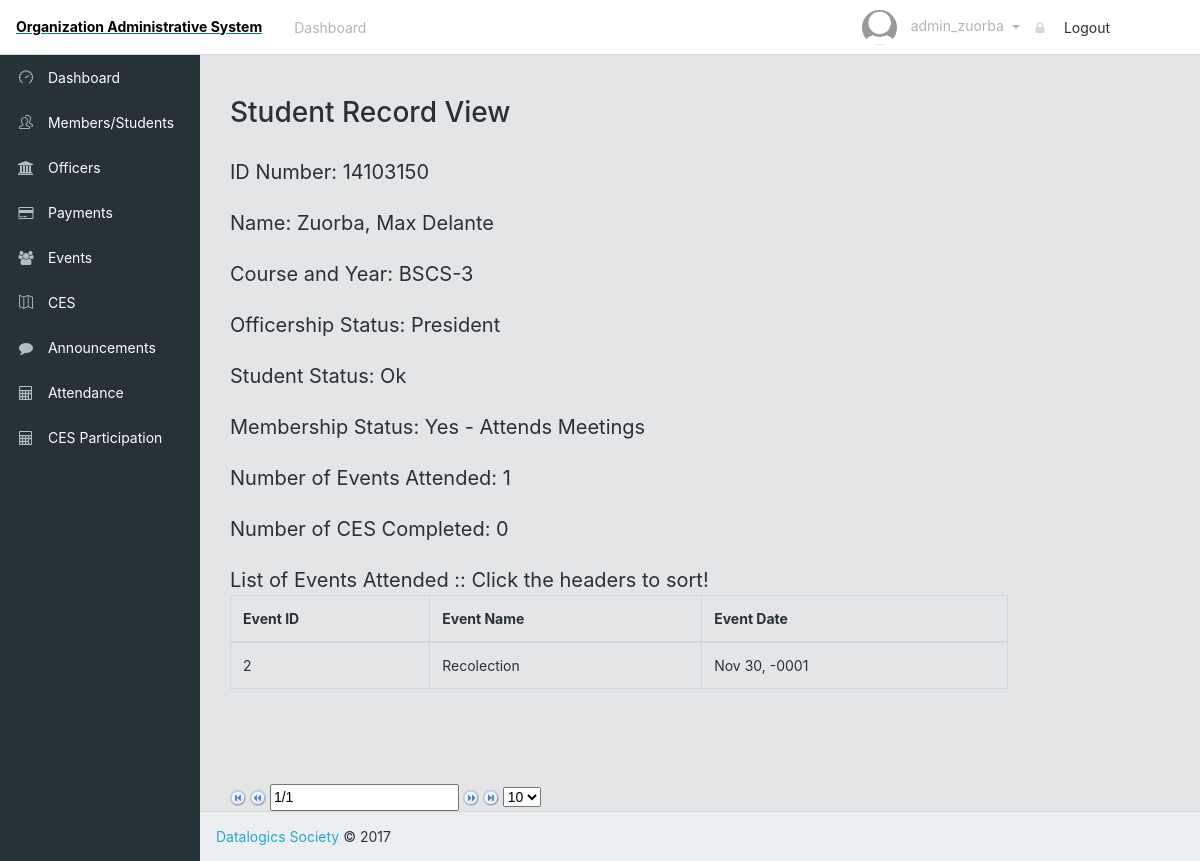
The app's page /view.php?eid=14103150 (signed in) with its own data.
### tables this page shows
CREATE TABLE `student` (
  `student_id` varchar(16) NOT NULL,
  `first_name` varchar(64) NOT NULL,
  `middle_name` varchar(16) DEFAULT 'None',
  `last_name` varchar(32) NOT NULL,
  `program` varchar(32) NOT NULL,
  `standing_year` int(11) NOT NULL
);

CREATE TABLE `officer` (
  `student_id` varchar(16) NOT NULL,
  `username` varchar(32) NOT NULL,
  `login_password` varchar(32) NOT NULL,
  `position` varchar(24) NOT NULL
);

CREATE TABLE `membership_status` (
  `student_id` varchar(16) NOT NULL,
  `student_status` enum('Ok','Blocked','Suspended') NOT NULL DEFAULT 'Ok',
  `school_year` varchar(16) NOT NULL,
  `membership_active` enum('Yes - Paid','No - Unpaid','Yes - Attends Meetings','No - Absent in Meetings') NOT NULL DEFAULT 'No - Unpaid'
);

CREATE TABLE `event_attendance` (
  `student_id` varchar(16) NOT NULL,
  `event_id` int(11) NOT NULL,
  `event_date` date NOT NULL
);

CREATE TABLE `events` (
  `event_id` int(11) NOT NULL,
  `event_title` varchar(16) NOT NULL,
  `event_venue` varchar(16) NOT NULL,
  `event_date_start` datetime NOT NULL,
  `event_date_end` datetime NOT NULL,
  `event_organizer` varchar(32) NOT NULL,
  `event_description` varchar(255) NOT NULL,
  `mandatory_status` tinyint(1) NOT NULL,
  `target_audience` varchar(32) DEFAULT NULL
);

### view.php (the view, shortened to what this page needs)
<?php
	include("sql_connect.php");
	$result = mysqli_query($mysqli, "SELECT * FROM STUDENT WHERE student_id = ".$_GET['eid']);
	$data = mysqli_fetch_row($result);
	$studStat = mysqli_query($mysqli, "SELECT * FROM MEMBERSHIP_STATUS WHERE student_id = ".$_GET['eid']);
	$ces = mysqli_query($mysqli, "SELECT * FROM CES_PARTICIPATION WHERE student_id = ".$_GET['eid']);
	$events = mysqli_query($mysqli, "SELECT * FROM EVENT_ATTENDANCE WHERE student_id = ".$_GET['eid']);
	$officer = mysqli_query($mysqli, "SELECT * FROM OFFICER WHERE student_id = ".$_GET['eid']);
?>
<!DOCTYPE html>
<html lang="en">
<head>
    <link href="css/font-awesome.min.css" rel="stylesheet">
    <link href="css/simple-line-icons.css" rel="stylesheet">
    <link href="css/style.css" rel="stylesheet">
</head>
<body class="app header-fixed sidebar-fixed aside-menu-fixed aside-menu-hidden">
    <header class="app-header navbar">
        <a href="#"><span class = "top">Organization Administrative System</span></a>
        <ul class="nav navbar-nav hidden-md-down">
			<li class="nav-item px-1">
				<a class = "nav-link" href = "admin.php"> Dashboard </a>
			</li>
        </ul>
		<ul class="nav navbar-nav ml-auto">
                <span class = "nav-link dropdown-toggle" data-toggle="dropdown" role="button">
                    <img src="img/profile/default.png" class="img-avatar">
                    <span class="hidden-md-down">
						<?php
							echo "$_SESSION[username]";
						?>
					</span>
                </span>
                <li>
                    <a class="dropdown-item" href="logOut.php"><i class="fa fa-lock"></i> Logout</a>
                </li>
        </ul>
    </header>
    <div class="app-body">
        <?php require("sidebar.php");?>
        <main class="main">
            <br><br>
            <div class="container-fluid">
                <div class="animated fadeIn">
                    <div class="row">
                        <div class='col-sm-10 col-sm-offset-1'>
                    		<div class="panel panel-primary">
								<div class="panel-heading">
									<h3 class="panel-title">Student Record View</h3>
								</div>
								<br>
								<div class="panel-body">
									<span>ID Number: <?php echo $data[0]; ?></span><br><br>
									<span>Name: <?php echo $data[3]. ", ".$data[1]. " ".$data[2]; ?></span><br><br>
									<span>Course and Year: <?php echo $data[4]."-".$data[5]; ?></span><br><br>
									<?php
										$numOff = mysqli_num_rows($officer);
										echo "<span>Officership Status: ";
										if($numOff == 1){
											$off = mysqli_fetch_array($officer);
											echo " ".$off[3];
										} else {
											echo "Not an Officer";
										}
										echo "</span><br><br>";
										if($stat = mysqli_fetch_array($studStat)) {
                                            echo
                                                "<span>Student Status: ".$stat[1]."</span><br><br>
                                                 <span>Membership Status: ".$stat[3]."</span><br><br>";
                                        } else {
                                            echo
                                                "<span>Student Status: None</span><br><br>
                                                 <span>Membership Status: None</span><br><br>";
                                        }
                                        $numEvents = mysqli_num_rows($events);
                                        echo "<span>Number of Events Attended: ".$numEvents."</span><br><br>";
                                        $numCES = mysqli_num_rows($ces);
                                        echo "<span>Number of CES Completed: ".$numCES."</span><br><br>";
                                        if($numEvents > 0) {
                                        	echo "<span>List of Events Attended :: Click the headers to sort!</span>
						                            <table id = 'eventTable' class='tablesorter table table-bordered'>
						                                <thead>
						                                <tr>
						                                <th>Event ID</th>
						                                <th>Event Name</th>
						                                <th>Event Date</th>
						                                </tr>
						                                </thead>
						                                <tbody>";
		                                    while($event = mysqli_fetch_array($events)){
		                                    	$query = "SELECT * FROM EVENTS WHERE EVENT_ID = ".$event[1];
		                                    	$values = mysqli_query($mysqli, $query);
		                                    	$answers = mysqli_fetch_array($values);
	                                        echo
	                                            "<tr>
	                                                <td>".$event[1]."</td>
	                                                <td>".$answers[1]."</td>
	                                                <td>".date("M j, Y",strtotime($event[2]))."</td>
                                                </tr>";
	                                    	}
	                                    	echo '</table>
							                    <div id="pager" class="pager" style="top: 687px; position: absolute;">
							                        <form>
							                            <img src="addons/pager/icons/first.png" class="first">
							                            <img src="addons/pager/icons/prev.png" class="prev">
							                            <input type="text" class="pagedisplay">
							                            <img src="addons/pager/icons/next.png" class="next">
							                            <img src="addons/pager/icons/last.png" class="last">
							                            <select class="pagesize">
							                                <option selected="selected" value="10">10</option>
							                                <option value="20">20</option>
							                                <option value="30">30</option>
							                                <option value="40">40</option>
							                            </select>
							                        </form>
							                    </div>';
                                    	}
 									?>
								</div>
							</div>
                        </div>
                    </div>
                </div>
            </div>
        </main>
    </div>
    <footer class="app-footer">
        <a href="#">Datalogics Society</a> © 2017
    </footer>
</body>
</html>

### view.php (style rules this page uses)
.top { display: block; padding: 16px; font-weight: bold; color: black; }
.panel-body span { font-size: 20px; }

### records on screen
student: student_id "14103150", last_name "Zuorba", first_name "Max", middle_name "Delante", program "BSCS", standing_year "3"
officer: position "President"
membership_status: student_status "Ok", membership_active "Yes - Attends Meetings"
event_attendance: event "2", event.event_title "Recolection", event_date "Nov 30, -0001"

### other values on screen
$_SESSION[username] "admin_zuorba"
$numEvents "1"
$numCES "0"
